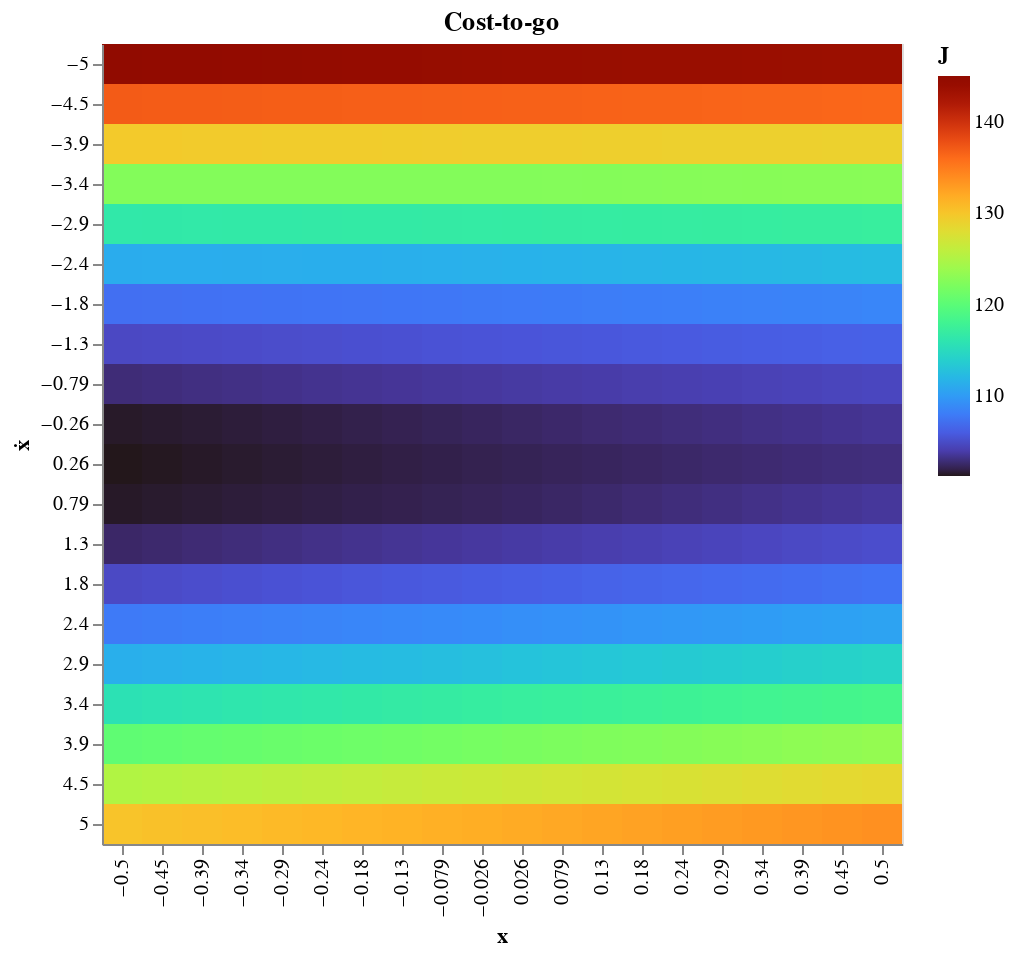

Notebook cell for this chart:
### Code cell
theta = 49
theta_dot = 0

x_by_xd = state_grid[0][:, theta, :, theta_dot]
xd_by_x = state_grid[2][:, theta, :, theta_dot]

# Convert this grid to columnar data expected by Altair
source = pd.DataFrame(
    {"x": x_by_xd.ravel(), "ẋ": xd_by_x.ravel(), "J": J[:, theta, :, theta_dot].ravel()}
)

alt.Chart(source).mark_rect().encode(
    alt.X("x:O", axis=alt.Axis(format=".2")),
    alt.Y("ẋ:O", axis=alt.Axis(format=".2")),
    alt.Color("J:Q", scale=alt.Scale(scheme="turbo")),
).properties(
    title="Cost-to-go",
)

### Figure 1 — Vega-Lite specification as saved in the notebook (floating-point values rounded to 4 significant figures; data arrays with more than 128 entries replaced by an {"elided": "..."} marker saying what was removed)
{"config": {"view": {"continuousWidth": 400, "continuousHeight": 300}}, "data": {"name": "data-ad9e2db4c7360095c338301ec6ba0b6c"}, "mark": "rect", "encoding": {"color": {"field": "J", "scale": {"scheme": "turbo"}, "type": "quantitative"}, "x": {"axis": {"format": ".2"}, "field": "x", "type": "ordinal"}, "y": {"axis": {"format": ".2"}, "field": "ẋ", "type": "ordinal"}}, "title": "Cost-to-go", "$schema": "https://vega.github.io/schema/vega-lite/v4.17.0.json", "datasets": {"data-ad9e2db4c7360095c338301ec6ba0b6c": {"elided": "400 records"}}}
